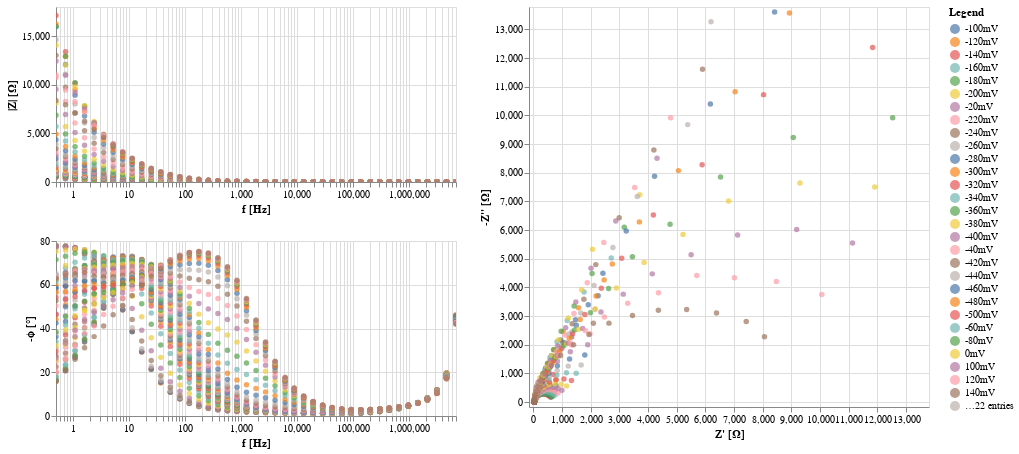

The code cell stored with this chart in its notebook:
### Markdown cell above
## Selection of cycles to analyze

### Code cell
from impedance.visualization import plot_altair
import altair as alt

dicts = {}
for step in range(0,potstepnumber):
    dicts[str(step*pot_step+pot_start) + "mV"] = {'f': frequencies[step], 'Z': Z[step]}
plot_altair(dicts)

### Figure 1 — Vega-Lite specification as saved in the notebook (floating-point values rounded to 4 significant figures; data arrays with more than 128 entries replaced by an {"elided": "..."} marker saying what was removed)
{"config": {"view": {"continuousWidth": 400, "continuousHeight": 300}, "background": "#FFFFFF"}, "hconcat": [{"vconcat": [{"layer": [{"mark": "circle", "encoding": {"color": {"type": "nominal", "field": "kind"}, "size": {"condition": {"value": 80, "selection": "selector001"}, "value": 30}, "x": {"type": "quantitative", "axis": {"title": "f [Hz]"}, "field": "f", "scale": {"nice": false, "type": "log"}}, "y": {"type": "quantitative", "axis": {"title": "|Z| [Ω]"}, "field": "mag"}}, "height": 175.0, "selection": {"selector001": {"type": "single", "on": "mouseover", "nearest": true, "empty": "none", "fields": ["f"]}, "selector003": {"type": "interval", "bind": "scales", "encodings": ["x", "y"]}}, "transform": [{"calculate": "sqrt(pow(datum.z_real,2) + pow(datum.z_imag,2))", "as": "mag"}, {"calculate": "-(180/PI)*atan(datum.z_imag/datum.z_real)", "as": "neg_phase"}], "width": 400}]}, {"layer": [{"mark": "circle", "encoding": {"color": {"type": "nominal", "field": "kind"}, "size": {"condition": {"value": 80, "selection": "selector001"}, "value": 30}, "x": {"type": "quantitative", "axis": {"title": "f [Hz]"}, "field": "f", "scale": {"nice": false, "type": "log"}}, "y": {"type": "quantitative", "axis": {"title": "-ϕ [°]"}, "field": "neg_phase"}}, "height": 175.0, "selection": {"selector001": {"type": "single", "on": "mouseover", "nearest": true, "empty": "none", "fields": ["f"]}, "selector003": {"type": "interval", "bind": "scales", "encodings": ["x", "y"]}}, "transform": [{"calculate": "sqrt(pow(datum.z_real,2) + pow(datum.z_imag,2))", "as": "mag"}, {"calculate": "-(180/PI)*atan(datum.z_imag/datum.z_real)", "as": "neg_phase"}], "width": 400}]}]}, {"layer": [{"mark": "circle", "encoding": {"color": {"type": "nominal", "field": "kind", "legend": {"title": "Legend"}}, "size": {"condition": {"value": 80, "selection": "selector001"}, "value": 30}, "x": {"type": "quantitative", "axis": {"title": "Z' [Ω]"}, "field": "z_real", "scale": {"domain": [18.2, 13620.0], "nice": false, "padding": 5}}, "y": {"type": "quantitative", "axis": {"title": "-Z'' [Ω]"}, "field": "neg_z_imag", "scale": {"domain": [0.4307, 13610.0], "nice": false, "padding": 5}}}, "height": 400, "selection": {"selector001": {"type": "single", "on": "mouseover", "nearest": true, "empty": "none", "fields": ["f"]}, "selector002": {"type": "interval", "bind": "scales", "encodings": ["x", "y"]}}, "transform": [{"calculate": "-datum.z_imag", "as": "neg_z_imag"}], "width": 400}]}], "data": {"name": "data-b0eb8fb0c407f0c0c49c0285b251a75b"}, "$schema": "https://vega.github.io/schema/vega-lite/v4.8.1.json", "datasets": {"data-b0eb8fb0c407f0c0c49c0285b251a75b": {"elided": "2193 records"}}}
